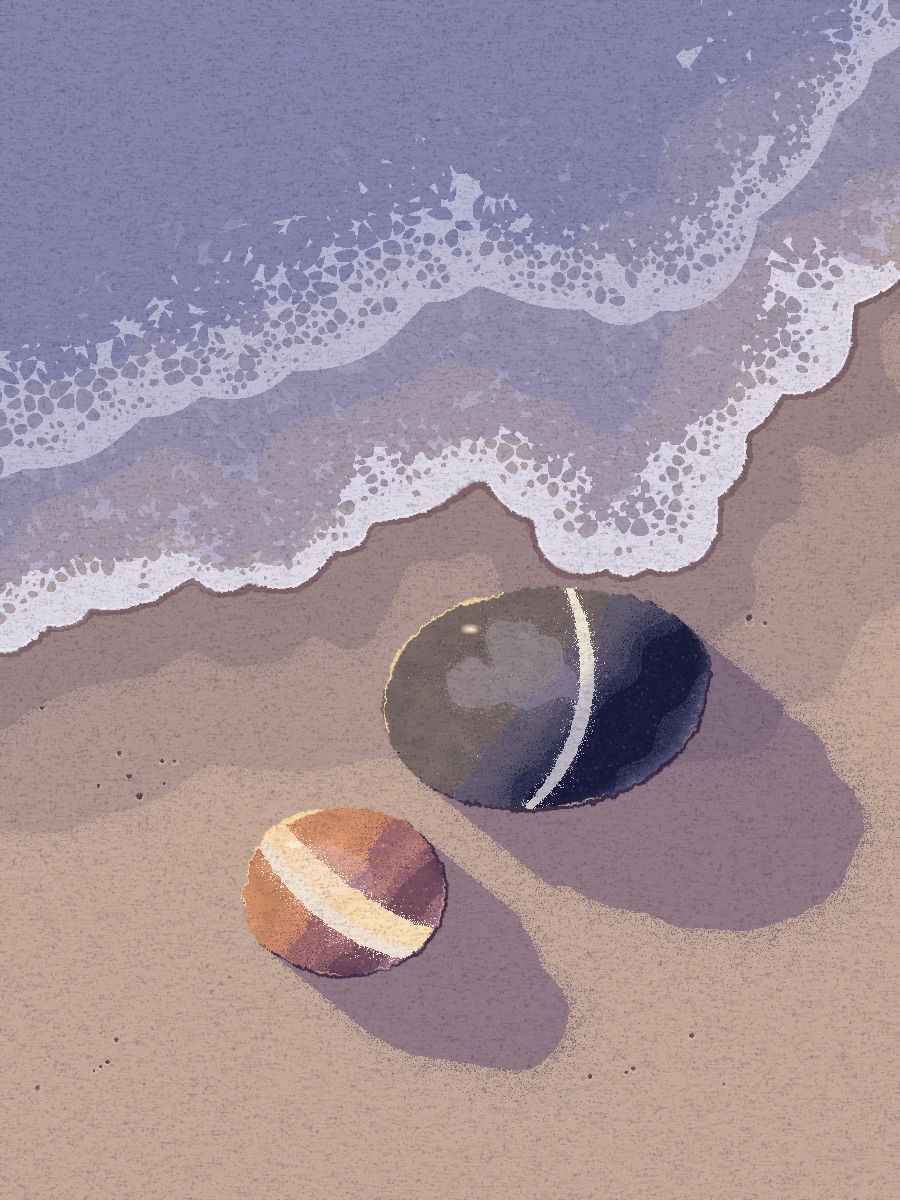

Write Python code to recreate this figure.
# 许愿石 · 卡梅尔（10.2 晚）
# 这张在说什么：海刚退下去，湿沙上两块石头，各有一圈白。大的那块是一道细的、一整圈没断；小的那块是宽的，对着太阳微微透光。
# 光：太阳落在海那边（画框左上外面），很低，暖金。天光从头顶来，冷的淡紫——影子蓝紫不黑，朝右下拖得很长，离石头越远越虚。
# 明暗：石头最深；薄水膜映着天，最亮的一片在左上靠海那头；沙是中间调。
# 视线：先落到大石头那道白，顺着它到小石头的宽带，再沿影子出去。
# 质感：沙是细颗粒（每粒一个像素），水膜是光的几乎没颗粒，泡沫是镂空的花边，石头是软斑+几粒亮的晶，白带是一笔干笔。
import os, sys, numpy as np
os.chdir(os.path.dirname(os.path.abspath(__file__)))
KB = os.path.abspath('../../kbrush')                 # 仓库里的引擎；从仓库根目录跑：python examples/<名字>/<名字>.py
sys.path[:0] = [KB, KB + '/paint']
import kbrush as K
K.set_seed(7)
from shapes import Shape
from blocks import lasso, line, rim, soft, look
from layers import Stack, fill, stroke, dip, dip_tip, HARD, SOFT, LOST
from scipy.ndimage import gaussian_filter, distance_transform_edt as edt

H, W = 1200, 900
yy, xx = np.mgrid[0:H, 0:W].astype(float)
rng = np.random.default_rng(11)
def nz(sig):
    n = gaussian_filter(rng.standard_normal((H, W)), sig); return n / n.std()
def smooth(pts, n=3, closed=True):
    p = np.array(pts, float)
    for _ in range(n):
        q = np.roll(p, -1, 0)
        p = np.stack([.75 * p + .25 * q, .25 * p + .75 * q], 1).reshape(-1, 2)
    return [tuple(v) for v in p]
def open_smooth(pts, n=3):
    p = np.array(pts, float)
    for _ in range(n):
        q = [p[0]]
        for a, b in zip(p[:-1], p[1:]):
            q += [.75 * a + .25 * b, .25 * a + .75 * b]
        q.append(p[-1]); p = np.array(q)
    return [tuple(v) for v in p]
def mix(a, b, t):
    t = np.asarray(t, float)[..., None] if np.ndim(t) else t
    return np.asarray(a, float) * (1 - t) + np.asarray(b, float) * t
def grains(c, amount, clump=0.6, dark=(.80, .76, .80), light=.18, p=.45):
    """细颗粒：两种墨按疏密点，amount 是这一处颗粒有多显"""
    n = gaussian_filter(rng.standard_normal((H, W)), clump); n /= n.std()
    pick = n < (np.asarray(p) * 2 - 1) * 1.0
    lo = c * np.array(dark); hi = c + (1 - c) * light
    g = np.where(pick[..., None], lo, hi)
    a = np.asarray(amount, float)[..., None] if np.ndim(amount) else amount
    return np.clip(c * (1 - a) + g * a, 0, 1)

SUN = np.array([.75, .62])                       # 光往右下走（从左上来）
st = Stack(K.Paper(H, W, seed=3), ground='#b39890')

# ---------- 1-2 沙和水：都是平的台阶（nerolette：俯视看不到横波纹；沙别模拟真沙）
SHORE = open_smooth([(-20, 650), (90, 610), (170, 572), (250, 588), (330, 558), (400, 500), (470, 470), (520, 500),
                     (560, 558), (620, 574), (690, 558), (730, 470), (760, 402), (820, 378), (850, 300), (920, 250)], 4)
def resample(pts, step=2.0):
    p = np.array(pts); seg = np.hypot(*np.diff(p, axis=0).T); s_ = np.r_[0, np.cumsum(seg)]
    t = np.arange(0, s_[-1], step); return np.c_[np.interp(t, s_, p[:, 0]), np.interp(t, s_, p[:, 1])], t
def normals(p):
    d = np.gradient(p, axis=0); n = np.c_[d[:, 1], -d[:, 0]]; n /= np.linalg.norm(n, axis=1)[:, None] + 1e-9
    return n * np.sign(n @ np.array([.45, .9]))[:, None]           # 朝沙那边
def scallop(p, t, arcs, amp=.16):
    """沿着一条线，一段一段鼓出去的弧：arcs 是每段弧长（手挑的，长短不一），鼓的高度跟弧长成比例"""
    n = normals(p); edges_ = np.cumsum([0] + list(arcs) * 20); out = p.copy()
    k = np.searchsorted(edges_, t, side='right') - 1
    L = np.diff(edges_)[k]; u = (t - edges_[k]) / L
    return out + n * (amp * L * np.sin(np.pi * u))[:, None], n
shore_p, shore_t = resample(SHORE)
ARCS = [72, 46, 108, 58, 88, 50, 124, 64, 92, 40, 104, 70, 56, 118, 80, 48]
edge_p, edge_n = scallop(shore_p, shore_t, ARCS)
film = lasso(H, W, [(-120, 700)] + [tuple(v) for v in edge_p] + [(1020, 230), (1020, -120), (-120, -120)], jag=1.0, scale=6, seed=3)
ALL = Shape(np.ones((H, W), bool))
wob = lambda amp, sig: amp * nz(sig)
def step(region, spray, solid=.95):
    """一阶：区域里实实地盖上，边外往外喷出颗粒，越远越稀"""
    dout = edt(~region)
    dots = (rng.random((H, W)) < .7 * np.exp(-dout / spray)) & (gaussian_filter(rng.random((H, W)), .5) > .47)
    return np.where(region, solid, dots * .95)
dsand = edt(~film.mask); dwater = edt(film.mask)
fill(st.layer('沙'), ALL, (.77, .66, .60), edge=HARD)                           # 干一点的沙
for k, (dist, col, sp) in enumerate(((190, (.69, .59, .57), 14), (55, (.61, .52, .53), 9))):   # 越贴水越湿越暗
    reg = ~film.mask & (dsand + wob(14, 25) < dist)
    fill(st.layer(f'湿{k}', mask=step(reg, sp)), ALL, col, edge=HARD)
def shift(m, dy, dx):
    o = np.zeros_like(m); dy, dx = int(dy), int(dx)
    o[max(dy, 0):H + min(dy, 0), max(dx, 0):W + min(dx, 0)] = m[max(-dy, 0):H - max(dy, 0), max(-dx, 0):W - max(dx, 0)]
    return o
# ---------- 2-3 水边（三种小样，MODE 选）
#   rings：水是平的几阶，水边和往外几圈是弯弯扭扭的白泡沫线，一圈套一圈（nerolette 的印象）
#   paper：水留成纸，什么都不铺，只有那几圈线，水是从"沙停在哪"读出来的
#   spray：水是平的几阶，每一圈不是线，是一串喷点
MODE = os.environ.get('MODE', 'rings')
fill(st.layer('水'), film, (.70, .64, .66), edge=HARD)
for k, (dist, col, sp) in enumerate(((40, (.64, .60, .67), 10), (120, (.58, .56, .68), 12), (240, (.52, .52, .68), 14))):
    reg = film.mask & (dwater + wob(10, 20) > dist)                   # 深浅是透过水看见的沙底：糙的，边喷开（nerolette）
    fill(st.layer(f'深{k}', mask=step(reg, sp)), ALL, col, edge=HARD)
# 水面上的泡沫线：两头收尖、中间鼓，有的地方分成两股再合上，围出扁扁的眼；边干净不喷（光滑的水面）。
# 全画最亮最脆的白留给石头那两圈：水线压透、压灰；贴着水边最新的那道最亮，越旧越淡（nerolette 和 Claude，10.2 晚）
RINGS = ((0, 2.4, (.94, .92, .93), .95), (40, 3, (.91, .89, .94), .8), (95, 3.4, (.88, .87, .94), .68),
         (170, 4.6, (.86, .85, .93), .58), (285, 7, (.88, .87, .94), .62))
# 只有最新那道贴着水边走；旧的几圈只跟水边的大势，不抄每个小疙瘩（nerolette 圈出来的那两条好，是因为离边远、是大圆弧）
def calm_dist(sig):                                                  # 水边抹圆了再往外推：越往外抹得越圆，拐角不再是 V
    return edt(gaussian_filter(film.mask.astype(float), sig) > .5)
def strands(D, w, k):
    jit = wob(9 + D * .05, 45)                                        # 路径：大的圆弧，不碎抖
    d = (dwater if k == 0 else calm_dist(30 + .25 * D)) + jit
    tp = nz(30 + 3 * k)
    thick = w * np.clip(tp * .75 + .55, 0, 1.4)                       # 粗细慢慢变，变到 0 就是收尖的断口
    main = np.abs(d - D) < thick
    p = np.clip((nz(38 + 2 * k) - .25) * 1.6, 0, 1)                    # 第二股：离开主线、再回来
    sep = (9 + .06 * D) * p
    second = (np.abs(d - (D + sep + thick)) < w * .65 * np.sqrt(p)) & (p > .03) & (thick > .75 * w)
    return film.mask & (main | second)
for k, (D_, w_, col, op) in enumerate(RINGS):
    m = strands(D_, w_, k)                                            # 照算一遍，好让后面那两条跟 nerolette 圈的时候一模一样
    if k in (0, 1, 2, 3, 4):
        continue                                                      # 这几圈都不画了；照算只为了随机数顺序不变                                                      # 只留水边那道和 nerolette 圈过的最外面那圈；其余换成手画的（下面"水纹"）
    if k:                                                             # 舌头那里拐成了一个对勾，擦掉
        m &= np.hypot((xx - 622) / 48, (yy - 400) / 85) > 1
    fill(st.layer(f'圈{k}', opacity=op, mask=soft(Shape(m), feather=1.2)), ALL, col, edge=HARD)
# 浪：前沿一下亮的、脆的；后面朝海那边拖细丝和白点，越往后越碎越淡（参考 Patricia Tokarz）
from PIL import Image as _I, ImageDraw as _D
def front_marks(p, n, t, seed, n_streak, reach, specks):
    r_ = np.random.default_rng(seed); SS = 2
    im = _I.new('L', (W * SS, H * SS), 0); dr = _D.Draw(im)
    wgt = gaussian_filter(r_.random(len(p)), 40); wgt = np.clip((wgt - wgt.mean()) / wgt.std() * .6 + .7, .08, None)
    pick = lambda: r_.choice(len(p), p=wgt / wgt.sum())               # 沿着浪有的地方泡沫厚、有的地方几乎没有
    for _ in range(n_streak):                                       # 细丝：在前沿后面，顺着浪拉长，越往后越短越淡
        i = pick(); d = 2 + r_.exponential(reach * .35)
        base = p[i] - n[i] * d
        tang = np.array([n[i][1], -n[i][0]]) * (1 if r_.random() < .5 else -1)
        ang = np.arctan2(tang[1], tang[0]) + r_.normal(0, .22)
        L = (8 + 38 * r_.random() ** 1.3) * max(.25, 1 - d / (reach * 1.4)); w = .6 + 1.2 * r_.random() * max(.3, 1 - d / reach)
        tip = base + L * np.array([np.cos(ang), np.sin(ang)]); mid = (base + tip) / 2 - n[i] * r_.normal(0, 2.5)
        side = np.array([-np.sin(ang), np.cos(ang)]) * w / 2
        dr.polygon([tuple(base * SS), tuple((mid + side) * SS), tuple(tip * SS), tuple((mid - side) * SS)], fill=int(130 + 125 * r_.random() * max(.3, 1 - d / reach)))
    for _ in range(specks):                                         # 白点：越往后越稀越小
        i = pick(); d = 3 + r_.exponential(reach * .45); c = p[i] - n[i] * d + r_.normal(0, 3, 2)
        rad = max(.5, 1.9 - d / reach * 1.3) * (.6 + .6 * r_.random())
        dr.ellipse([(c[0] - rad) * SS, (c[1] - rad) * SS, (c[0] + rad) * SS, (c[1] + rad) * SS], fill=int(140 + 115 * r_.random()))
    return np.asarray(im.resize((W, H), _I.LANCZOS), float) / 255
def front_line(p, n, w0, seed):
    r_ = np.random.default_rng(seed); SS = 2
    im = _I.new('L', (W * SS, H * SS), 0); dr = _D.Draw(im)
    wv = w0 * (.55 + .45 * np.abs(np.sin(np.cumsum(r_.normal(0, .06, len(p))))))
    for i in range(len(p) - 1):
        dr.line([tuple(p[i] * SS), tuple(p[i + 1] * SS)], fill=255, width=max(1, int(wv[i] * SS)))
    return np.asarray(im.resize((W, H), _I.LANCZOS), float) / 255
from scipy.spatial import cKDTree
# 泡沫带和网（拆自那张平涂参考）：不是一根根线，是一整片浅色上挖洞。洞是圆圆的、大小不一的块挤在一起，
# 洞之间剩下的窄条就是网，三条交汇处自然鼓一点。尺寸按石头来：浪头的带子拇指宽，带里的洞指甲盖大，往外的网格有石头五分之一大。
from scipy.ndimage import gaussian_filter1d
# 第二层是第一层的回声：把岸线整条往海里平移（不沿法线推，推到凹角会折尖），再抹掉一半起伏；第一层在中间往海里收的地方，它也收（nerolette 10.2 画的那道黄线）
lift = np.interp(shore_p[:, 0], [0, 450, 900], [170, 215, 265])[:, None] * np.array([.1, -1])   # 左边离岸近、右边远：不平行
far_p = shore_p + lift
far_p = .25 * far_p + .75 * np.c_[gaussian_filter1d(far_p[:, 0], 45, mode='nearest'), gaussian_filter1d(far_p[:, 1], 45, mode='nearest')]   # 只留一点回声
far_p, far_t = resample([tuple(v) for v in far_p])
far_p, far_n = scallop(far_p, far_t, [130, 62, 96, 150, 54, 110, 78, 140], amp=.12)
far_line = np.zeros((H, W), bool)
fi = far_p.astype(int); ok_ = (fi[:, 0] >= 0) & (fi[:, 0] < W) & (fi[:, 1] >= 0) & (fi[:, 1] < H)
far_line[fi[ok_, 1], fi[ok_, 0]] = True
dfar = edt(~far_line)
_ft = cKDTree(far_p); _yy, _xx = np.nonzero(film.mask); _, _ix = _ft.query(np.c_[_xx, _yy])
seaward = np.zeros((H, W), bool)
seaward[_yy, _xx] = ((np.c_[_xx, _yy] - far_p[_ix]) * far_n[_ix]).sum(1) < 0   # 外浪那条线朝海的一侧
# 洞的大小：贴着两道浪头小，离浪头越远越大
dwave = np.minimum(dwater, np.where(seaward, dfar, 1e9))
pr = np.random.default_rng(41)
cand = pr.random((30000, 2)) * [W, H]; ci = cand.astype(int)
dd_c = dwave[ci[:, 1], ci[:, 0]]
size = 24 + .5 * np.clip(dd_c, 0, 220)
keep = film.mask[ci[:, 1], ci[:, 0]] & (pr.random(len(cand)) < (24 / size) ** 2 * .9)
tree = cKDTree(cand[keep])
fy, fx = np.nonzero(film.mask)
dd, _ = tree.query(np.c_[fx, fy], k=2)
wall = np.full((H, W), 99.0); wall[fy, fx] = dd[:, 1] - dd[:, 0]
wall = gaussian_filter(wall, 1.6)                                   # 洞的角磨圆，交汇处鼓
def band_mask(dist, width, seed_sig, solid_frac=.28, hole_a=1.6, hole_b=4.0):
    bw = width * np.clip(1 + .35 * nz(seed_sig), .35, 1.6)
    inner = dist < bw
    solid = dist < bw * solid_frac                                   # 靠岸那边实的，不挖
    holes = wall > (hole_a + hole_b * np.clip(1 - dist / bw, 0, 1))  # 往海那边洞越挖越大
    return film.mask & inner & (solid | ~holes)
band1 = band_mask(dwater, 62, 40)                # 第一层：v32 原样
_d2 = np.where(seaward, dfar, 1e9)
_d2 = np.where(_d2 > 22, 22 + (_d2 - 22) / 2.0, _d2)                 # 前沿 22px 以内原样；后面的斑驳往海里拉长一倍（nerolette，v39）
band2 = band_mask(_d2, 74, 50, solid_frac=.15, hole_a=1.0, hole_b=3.0)   # 第二层：形是 v36 那个（nerolette 打勾的弯），尾巴拉长、更稀，左边不断
netw = 1.0 + .7 * np.clip(1 - dwave / 260, 0, 1)
net = film.mask & (wall < netw) & ~band1 & ~band2
fade = np.clip(1 - (dwave - 20) / 230, 0, 1) ** 1.2
fill(st.layer('网', opacity=.55, mask=soft(Shape(net), feather=.8) * fade), ALL, (.80, .79, .92), edge=HARD)
fill(st.layer('外浪带', opacity=.62, mask=soft(Shape(band2), feather=.8)), ALL, (.86, .85, .93), edge=HARD)
fill(st.layer('浪带', opacity=.85, mask=soft(Shape(band1), feather=.8)), ALL, (.90, .89, .95), edge=HARD)
fill(st.layer('浪', mask=front_line(edge_p - edge_n * 1.2, edge_n, 2.8, 8) * film.mask), ALL, (.95, .93, .94), edge=HARD)
fill(st.layer('水边', mode='multiply'), Shape((dsand < 6) & ~film.mask), (.82, .76, .80), edge=HARD)

# ---------- 3.5 刚退下去的痕迹：贴着水边的沙更湿更暗、带一点天光；回流绕过石头留下的细沙脊；几处冒过气泡的小眼
def bubbles(cx, cy, n, spread, seed):
    r_ = np.random.default_rng(seed); holes = np.zeros((H, W), bool); rims = np.zeros((H, W), bool)
    for _ in range(n):
        x, y = cx + spread * r_.standard_normal(), cy + spread * .7 * r_.standard_normal(); rr = 1.2 + 1.6 * r_.random()
        d = np.hypot(xx - x, yy - y); holes |= d < rr; rims |= (d >= rr) & (d < rr + 1.6) & (yy > y)
    return Shape(holes), Shape(rims)
for (cx, cy, n, sp, sd) in ((150, 760, 9, 40, 1), (110, 1050, 6, 30, 2), (640, 1080, 5, 25, 3), (760, 620, 4, 18, 4)):
    h_, r_ = bubbles(cx, cy, n, sp, sd)
    fill(st.layer(f'眼{sd}', mode='multiply'), h_, (.55, .48, .52), edge=HARD)
    fill(st.layer(f'眼沿{sd}'), r_, (.86, .78, .74), edge=HARD, opacity=.6)

# ---------- 4 两块石头（手勾）
s1 = lasso(H, W, smooth([(380, 705), (398, 645), (455, 603), (540, 586), (625, 592), (692, 624), (712, 676), (690, 742), (628, 792), (540, 812), (452, 800), (396, 762)]), jag=1.2, scale=5, seed=8)
s2 = lasso(H, W, smooth([(242, 885), (262, 832), (320, 806), (392, 812), (440, 852), (446, 912), (410, 962), (340, 978), (276, 958), (246, 922)]), jag=1.2, scale=5, seed=9)

# 影：朝右下拖，靠近石头硬，远了虚
def sel_r(sel): return np.sqrt(sel.mask.sum() / np.pi)
def cast(sel, length, steps=40, taper=True):
    m = np.zeros((H, W), bool); core = np.zeros((H, W), bool)
    din = edt(sel.mask); emax = din.max()
    for k in range(steps + 1):
        d = SUN * length * k / steps
        # 鹅卵石是扁的一团：下半截整块往外扫，上半截按椭球一圈圈收，尾巴是圆的、跟石头差不多宽
        # （v38 以前是越拖越瘦，nerolette："像钟乳石而不是鹅卵石"——那是尖顶的东西的影子）
        s_ = max(0., (k / steps - .5) / .5)
        shrink = din > emax * (1 - np.sqrt(max(0., 1 - s_ * s_)))
        sh = shift(sel.mask & shrink if (k and taper) else sel.mask, d[1], d[0])
        m |= sh
        if k < steps * .45: core |= sh
    return Shape(m & ~sel.mask), Shape(core & ~sel.mask)
SH = (.66, .64, .84)
for sel, ln, nm in ((s1, 295, '影1'), (s2, 237, '影2')):              # 圆尾巴的影子比尖的重，短两成，大的那条不碰画框
    far, core = cast(sel, ln)
    away = edt(~sel.mask)                                            # 离石头多远
    farm = (far.mask & (edt(far.mask) + wob(5, 18) > 6)) | (far.mask & (away < 80))   # 外沿往里收一点让它喷开；贴着石头两侧那两条细边不收，不然影子从石头后面出来先窄一截、尾巴鼓成一团（v41，nerolette 看出来的）
    dout = edt(~farm)
    dots = (rng.random((H, W)) < .7 * np.exp(-dout / (3 + .06 * away))) & (gaussian_filter(rng.random((H, W)), .5) > .47)
    fill(st.layer(nm, mode='multiply', opacity=.8, mask=np.where(farm, .95, dots * .95)), ALL, SH)   # 一个太阳一个影子一个颜色：远了只是边虚
    lay = st.layer(nm + '缝', mode='multiply')               # 贴地那道缝：最深最锐，在背光的那半圈
    fill(lay, Shape((edt(~sel.mask) < 4) & ~sel.mask & (xx * SUN[0] + yy * SUN[1] > 0) & cast(sel, 10, 5, taper=False)[0].mask), (.45, .40, .55), edge=HARD)

# 石头本身：台阶，不是渐变（nerolette 看木内那只盆看出来的）。
#   底：整块先铺迎光的暖色；
#   一阶：冷的中间色，盖过背光的一大半；二阶：更深；三阶：换一个新颜色（最深），只压在交界后面那条带上。
#   每一阶里面密度不变，过渡全在它的边上——往光那边喷开一圈颗粒。
def u_of(sel):
    ys, xs = np.nonzero(sel.mask); cy, cx = ys.mean(), xs.mean(); r = np.sqrt(sel.mask.sum() / np.pi)
    return ((xx - cx) * SUN[0] + (yy - cy) * SUN[1]) / r       # -1 迎光 … +1 背光
def ramp(v, a, b):
    t = np.clip((v - a) / (b - a), 0, 1); return t * t * (3 - 2 * t)
def stone_step(region, spray, solid=.92):
    """一阶：区域里实实地盖上（留一点针眼），边外往光那边喷出颗粒，越远越稀"""
    tex = nz(.8)
    inside = np.clip(solid + .12 * tex, 0, 1) * (tex > -2.2)
    dout = edt(~region)
    dots = (rng.random((H, W)) < .75 * np.exp(-dout / spray)) & (gaussian_filter(rng.random((H, W)), .5) > .47)
    return np.where(region, inside, dots * .95)
def stone(sel, i, base_c, steps):
    u = u_of(sel)
    wob = 4 * nz(12) / 100                                       # 台阶的边别是尺子拉的
    c = np.array(base_c) * (1 + .03 * nz(6))[..., None]
    spark = (nz(.6) > 3.1) & (u < .2)                              # 几粒亮的晶，只在迎光那边看得见
    c = np.where(spark[..., None], np.minimum(c + .3, 1), c)
    fill(st.layer(f'石{i}底'), sel, np.clip(c, 0, 1), edge=HARD)
    for k, (lo, hi, col, spray) in enumerate(steps):
        reg = (u + wob > lo) & (u + wob < hi)
        fill(st.layer(f'石{i}阶{k}', mask=stone_step(reg, spray) * sel.mask), sel, col, edge=HARD)
    refl = np.clip(1 - edt(sel.mask) / 12, 0, 1) * ramp(u, .55, .95)
    fill(st.layer(f'石{i}反', mode='screen', mask=refl * .4), sel, (.42, .42, .58), edge=HARD)
    return u
u1 = stone(s1, 1, [.47, .41, .40],                                  # 黑石头迎光那面也是暗的（v38 是 .60 跟沙一样亮，白线在左半边不跳）
             [(-.05, 9, (.38, .36, .44), 14), (.30, 9, (.24, .24, .35), 10), (.42, .78, (.12, .12, .24), 7)])
u2 = stone(s2, 2, [.82, .56, .42], [(-.05, 9, (.62, .40, .44), 12), (.32, 9, (.44, .27, .38), 9), (.45, .80, (.24, .14, .30), 6)])

# ---------- 5 白：大的一道细的，绕过去；小的一道宽的，背光那半透出暖。
#   也是平铺的阶，不用刷子：这套画法自己就长得出质感，刷子有点赘余（nerolette）。v39 以前是两笔干笔，一层层的带子像海边常捡到的；一整条不断的更稀罕
def band(pts, w, seed, shift_=0.):
    """一条带子的形：中线抹顺，两边按宽度偏出去，围成一块；shift_ 把带子往一侧挪（取它的一条边用）"""
    c, _ = resample(open_smooth(pts, 3), 1.5)
    d = np.gradient(c, axis=0); n = np.c_[d[:, 1], -d[:, 0]]; n /= np.linalg.norm(n, axis=1)[:, None]
    t = np.linspace(0, 1, len(c)); ww = np.array([w(v) for v in t])[:, None]
    lo = c + n * (shift_ - .5) * ww; hi = c + n * (shift_ + .5) * ww
    return lasso(H, W, [tuple(v) for v in lo] + [tuple(v) for v in hi[::-1]], jag=.9, scale=6, seed=seed)
def embed(sel, inside, sp, seed):
    """嵌在石头里的样子：带子实实地盖上，边往外喷一圈细颗粒（自己的随机数，不动全局的顺序）"""
    r_ = np.random.default_rng(seed); dout = edt(~sel.mask)
    dots = (r_.random((H, W)) < .7 * np.exp(-dout / sp)) & (gaussian_filter(r_.random((H, W)), .5) > .47)
    return np.where(sel.mask, .95, dots * .95) * inside.mask
# 大的：一道细的，中间宽两头细（绕到背面去了）
v1 = band([(566, 578), (588, 640), (586, 712), (560, 776), (514, 822)], lambda t: 5 + 9 * np.sin(np.pi * t), 21) & s1
fill(st.layer('白1', mask=embed(v1, s1, 2.5, 31)), ALL, (.96, .93, .86), edge=HARD)
# 小的：宽的一条，两阶——奶白一整条，朝背光那边贴一条暖的（透光的那层）
pts2 = [(262, 822), (296, 868), (345, 912), (400, 940), (446, 948)]
v2 = band(pts2, lambda t: 30 + 14 * np.sin(np.pi * t), 22) & s2
fill(st.layer('白2', mask=embed(v2, s2, 4, 32)), ALL, (.95, .90, .84), edge=HARD)
_w2 = band(pts2, lambda t: 30 + 14 * np.sin(np.pi * t), 23, shift_=.36) & v2
fill(st.layer('白2暖', mask=embed(_w2, v2, 3, 33)), ALL, (.97, .84, .68), edge=HARD)
# 白带上也有明暗：背光那半罩一层冷的，可小的那块透光，背光那半反而暖
fill(st.layer('白上冷', mode='multiply', mask=soft(Shape(s1.mask & (u1 > .15)), feather=18)), s1, (.80, .80, .92))
fill(st.layer('透', mode='screen', opacity=.35, mask=soft(Shape(s2.mask & (u2 > .2)), feather=20)), s2, (.85, .55, .30))

# ---------- 6 湿：顶上映一片天（软、冷、宽），朝太阳那侧边上一粒暖的反光（小、锐）；边上的金线只在最朝光那一小段
for i, sel in enumerate((s1, s2)):
    ys, xs = np.nonzero(sel.mask); cy, cx = ys.mean(), xs.mean(); r = np.sqrt(sel.mask.sum() / np.pi)
    d = np.hypot((xx - (cx - .12 * r)) / (r * .75), (yy - (cy - .2 * r)) / (r * .45))
    fill(st.layer(f'天{i}', mode='screen', opacity=.35, mask=step((d + .15 * nz(10) < .62) & sel.mask, 6) * sel.mask), sel, (.55, .52, .66), edge=HARD)
    u = u_of(sel)
    lip = sel.mask & (edt(sel.mask) < 1.5 + 1.5 * np.clip(-u - .6, 0, 1) * (nz(6) > -.3)) & (u < -.7)
    fill(st.layer(f'金边{i}'), Shape(lip), (1, .88, .66), edge=HARD, opacity=.9)
    g = np.hypot((xx - (cx - .55 * r)) / 9, (yy - (cy - .5 * r)) / 5)
    fill(st.layer(f'闪{i}', mode='screen', mask=np.clip(1.2 - g, 0, 1) * sel.mask), sel, (1, .85, .6), edge=HARD)

# （回流的细线去掉了：在这张里读成了石头在飞的速度线）
# ---------- 8 纸：整张同一张纹，钉在画布上
pg = np.random.default_rng(77)
tooth = gaussian_filter(pg.standard_normal((H, W)), .7); tooth /= tooth.std()
fiber = gaussian_filter(pg.standard_normal((H, W)), (.6, 3)); fiber /= fiber.std()
paper = 1 - .06 * np.clip(tooth, 0, None) - .025 * fiber
fill(st.layer('纸', mode='multiply'), ALL, np.repeat(np.clip(paper, 0, 1)[..., None], 3, 2), edge=HARD)
look(st, 'render.png')                              # 成品是同一文件夹的 wishstone.png（v41）
